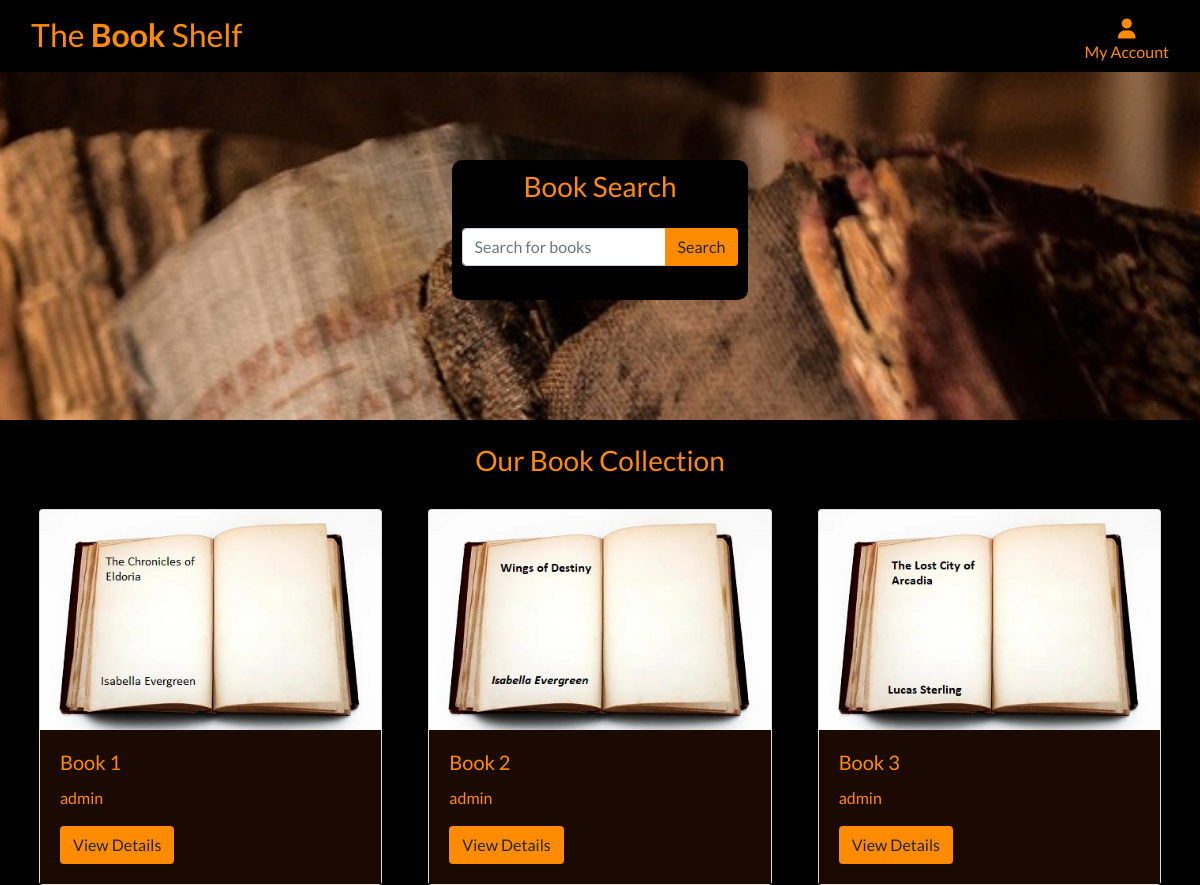
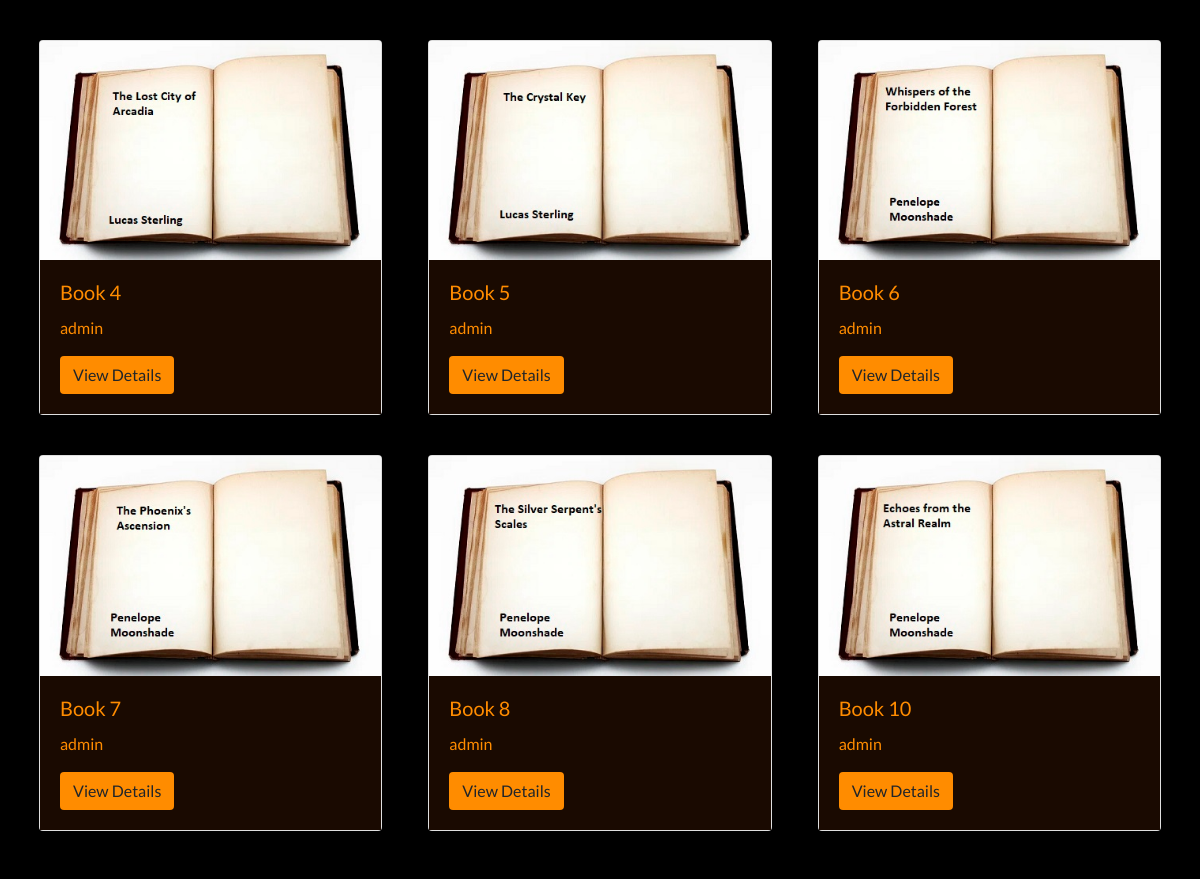
The app's page /rental/book_list (signed in) with its own data (2 pictures, top to bottom).
### rental/models.py (models this page shows, shortened)
class Book(models.Model):
    title = models.CharField(max_length=200)
    author = models.CharField(max_length=100)
    description = models.TextField()
    image = models.ImageField(blank=True, null=True)

### rental/views.py (the view)
# urls.py: path('book_list', views.book_list, name='book_list'),
@login_required
def book_list(request):
    books = Book.objects.all()
    return render(request, 'rental/book_list.html', {'books': books})

### rental/templates/rental/book_list.html
{% extends 'base.html' %}
{% block content %}
    <div class="container header-container">
        <div class="col-md-6 mx-auto black-bg">
            <h3 class="mb-4 orange-text text-center">Book Search</h3>
            <form method="GET" action="{% url 'book_search' %}" class="mb-4">
                <div class="input-group">
                    <input type="text" name="q" class="form-control" placeholder="Search for books" aria-label="Search for books" aria-describedby="search-btn">
                    <div class="input-group-append">
                        <button type="submit" class="btn  orange-color" id="search-btn">Search</button>
                    </div>
                </div>
            </form>
        </div>
    </div>
    <div class="container-fluid books-bg">
        <div>
            <h3 class="orange-text text-center">Our Book Collection</h3>
        </div>
        <div class="row p-3">
        {% for book in books %}
            <div class="col-md-4 mb-4">
                <div class="card m-2">
                    {% if book.image %}
                        <img class="card-img-top" src="{{ book.image.url }}" alt="{{ book.title }}">
                    {% else %}
                        <div class="card-img-top-placeholder"></div>
                    {% endif %}
                    <div class="card-body brown-bg">
                        <h5 class="card-title orange-text">{{ book.title }}</h5>
                        <p class="card-text orange-text">{{ book.author }}</p>
                        <a href="{% url 'book_detail' pk=book.pk %}" class="btn orange-color">View Details</a>
                    </div>
                </div>
            </div>
        {% empty %}
            <div class="col-md-6 mx-auto pt-2 black-bg">
                <h5 class="orange-text">No books found.</h5>
            </div>
        {% endfor %}
    </div>
    </div>
{% endblock %}

### static/css/base.css (style rules this page uses)
html { height: 100%; }
body { background: url('/media/homepage_background.jpg') no-repeat center center; background-color: black; background-size: cover; height: auto; font-family: 'Lato'; }
.black-bg { background-color: rgb(0, 0, 0); border-radius: 10px; width: fit-content; margin: 10px; padding: 10px; }
.brown-bg { background-color: rgb(26, 10, 1); }
.books-bg { background-color: rgb(0, 0, 0); margin-top: 10%; padding-top: 2%; }
.orange-color { background-color: rgb(255, 140, 0); }
.nav-text, .orange-text { color: rgb(255, 140, 0); }
.header-container { padding-top: 150px; }

### records on screen
Book: image (picture), title "Book 1", author "admin"
Book: image (picture), title "Book 2", author "admin"
Book: image (picture), title "Book 3", author "admin"
Book: image (picture), title "Book 4", author "admin"
Book: image (picture), title "Book 5", author "admin"
Book: image (picture), title "Book 6", author "admin"
Book: image (picture), title "Book 7", author "admin"
Book: image (picture), title "Book 8", author "admin"
Book: image (picture), title "Book 10", author "admin"
